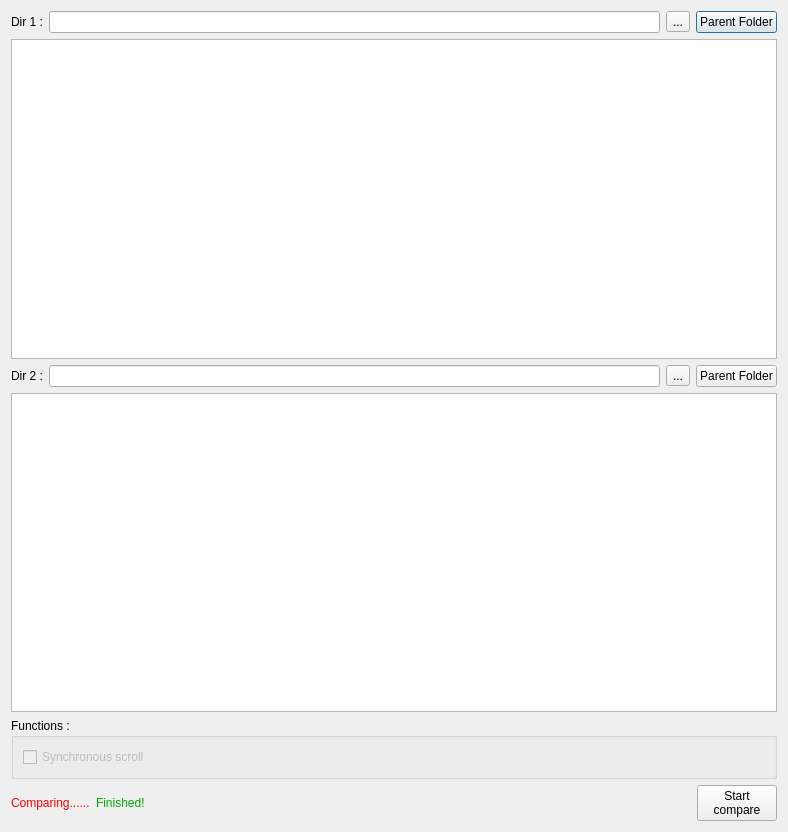
<?xml version="1.0" encoding="UTF-8"?>
<ui version="4.0">
 <class>CDMainWindow</class>
 <widget class="QDialog" name="CDMainWindow">
  <property name="geometry">
   <rect>
    <x>0</x>
    <y>0</y>
    <width>788</width>
    <height>832</height>
   </rect>
  </property>
  <property name="windowTitle">
   <string>Compare Folder</string>
  </property>
  <layout class="QGridLayout" name="gridLayout">
   <item row="0" column="0">
    <layout class="QHBoxLayout" name="horizontalLayout_2">
     <item>
      <widget class="QLabel" name="label">
       <property name="text">
        <string>Dir 1 :</string>
       </property>
      </widget>
     </item>
     <item>
      <widget class="QLineEdit" name="lineEdit">
       <property name="readOnly">
        <bool>true</bool>
       </property>
      </widget>
     </item>
     <item>
      <widget class="QToolButton" name="toolButton">
       <property name="text">
        <string>...</string>
       </property>
      </widget>
     </item>
     <item>
      <widget class="QPushButton" name="pushButton_2">
       <property name="text">
        <string>Parent Folder</string>
       </property>
      </widget>
     </item>
    </layout>
   </item>
   <item row="1" column="0">
    <widget class="CDTableWidget" name="tableWidget"/>
   </item>
   <item row="2" column="0">
    <layout class="QHBoxLayout" name="horizontalLayout">
     <item>
      <widget class="QLabel" name="label_2">
       <property name="text">
        <string>Dir 2 :</string>
       </property>
      </widget>
     </item>
     <item>
      <widget class="QLineEdit" name="lineEdit_2">
       <property name="readOnly">
        <bool>true</bool>
       </property>
      </widget>
     </item>
     <item>
      <widget class="QToolButton" name="toolButton_2">
       <property name="text">
        <string>...</string>
       </property>
      </widget>
     </item>
     <item>
      <widget class="QPushButton" name="pushButton_4">
       <property name="text">
        <string>Parent Folder</string>
       </property>
      </widget>
     </item>
    </layout>
   </item>
   <item row="3" column="0">
    <widget class="CDTableWidget" name="tableWidget_2"/>
   </item>
   <item row="4" column="0">
    <widget class="QGroupBox" name="groupBox">
     <property name="title">
      <string>Functions :</string>
     </property>
     <layout class="QGridLayout" name="gridLayout_2">
      <item row="0" column="0">
       <widget class="QCheckBox" name="checkBox">
        <property name="enabled">
         <bool>false</bool>
        </property>
        <property name="text">
         <string>Synchronous scroll</string>
        </property>
       </widget>
      </item>
      <item row="0" column="1">
       <spacer name="horizontalSpacer_2">
        <property name="orientation">
         <enum>Qt::Horizontal</enum>
        </property>
        <property name="sizeHint" stdset="0">
         <size>
          <width>40</width>
          <height>20</height>
         </size>
        </property>
       </spacer>
      </item>
     </layout>
    </widget>
   </item>
   <item row="5" column="0">
    <layout class="QHBoxLayout" name="horizontalLayout_3">
     <item>
      <widget class="QLabel" name="label_3">
       <property name="palette">
        <palette>
         <active>
          <colorrole role="WindowText">
           <brush brushstyle="SolidPattern">
            <color alpha="255">
             <red>255</red>
             <green>0</green>
             <blue>0</blue>
            </color>
           </brush>
          </colorrole>
         </active>
         <inactive>
          <colorrole role="WindowText">
           <brush brushstyle="SolidPattern">
            <color alpha="255">
             <red>255</red>
             <green>0</green>
             <blue>0</blue>
            </color>
           </brush>
          </colorrole>
         </inactive>
         <disabled>
          <colorrole role="WindowText">
           <brush brushstyle="SolidPattern">
            <color alpha="255">
             <red>120</red>
             <green>120</green>
             <blue>120</blue>
            </color>
           </brush>
          </colorrole>
         </disabled>
        </palette>
       </property>
       <property name="text">
        <string>Comparing......</string>
       </property>
      </widget>
     </item>
     <item>
      <widget class="QLabel" name="label_4">
       <property name="palette">
        <palette>
         <active>
          <colorrole role="WindowText">
           <brush brushstyle="SolidPattern">
            <color alpha="255">
             <red>0</red>
             <green>170</green>
             <blue>0</blue>
            </color>
           </brush>
          </colorrole>
         </active>
         <inactive>
          <colorrole role="WindowText">
           <brush brushstyle="SolidPattern">
            <color alpha="255">
             <red>0</red>
             <green>170</green>
             <blue>0</blue>
            </color>
           </brush>
          </colorrole>
         </inactive>
         <disabled>
          <colorrole role="WindowText">
           <brush brushstyle="SolidPattern">
            <color alpha="255">
             <red>120</red>
             <green>120</green>
             <blue>120</blue>
            </color>
           </brush>
          </colorrole>
         </disabled>
        </palette>
       </property>
       <property name="text">
        <string>Finished!</string>
       </property>
      </widget>
     </item>
     <item>
      <spacer name="horizontalSpacer">
       <property name="orientation">
        <enum>Qt::Horizontal</enum>
       </property>
       <property name="sizeHint" stdset="0">
        <size>
         <width>40</width>
         <height>20</height>
        </size>
       </property>
      </spacer>
     </item>
     <item>
      <widget class="QPushButton" name="pushButton">
       <property name="text">
        <string>Start
compare</string>
       </property>
      </widget>
     </item>
    </layout>
   </item>
  </layout>
 </widget>
 <customwidgets>
  <customwidget>
   <class>CDTableWidget</class>
   <extends>QTableWidget</extends>
   <header>CDTableWidget.h</header>
  </customwidget>
 </customwidgets>
 <tabstops>
  <tabstop>pushButton</tabstop>
  <tabstop>toolButton</tabstop>
  <tabstop>toolButton_2</tabstop>
  <tabstop>pushButton_2</tabstop>
  <tabstop>pushButton_4</tabstop>
  <tabstop>lineEdit</tabstop>
  <tabstop>lineEdit_2</tabstop>
  <tabstop>tableWidget</tabstop>
  <tabstop>tableWidget_2</tabstop>
  <tabstop>checkBox</tabstop>
 </tabstops>
 <resources/>
 <connections/>
</ui>
